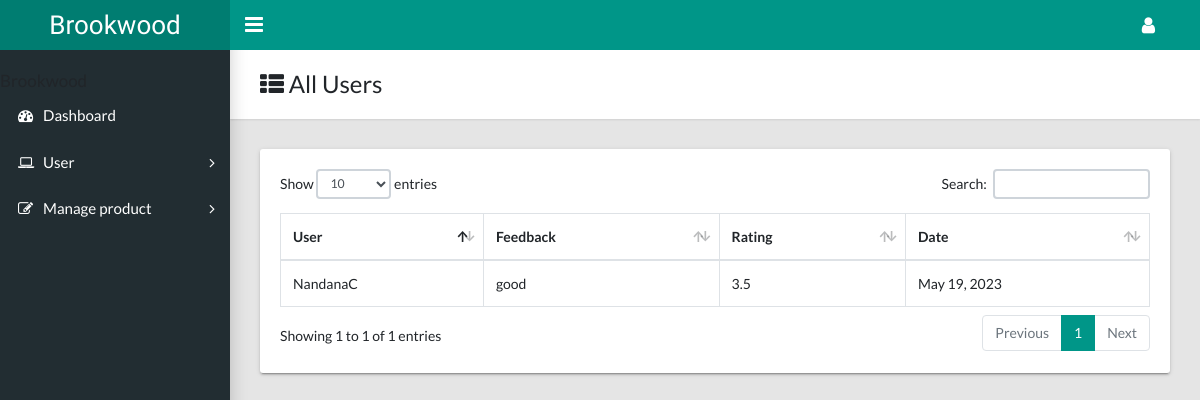
The page /admin_view_feedback on the database its author committed.
### brookwoodapp/models.py (models this page shows, shortened)
class Review(models.Model):
    user = models.ForeignKey(brookuser, on_delete=models.CASCADE)
    product = models.ForeignKey(product, on_delete=models.CASCADE)
    feedback = models.CharField(max_length=500)
    rating = models.CharField(max_length=50)
    date = models.DateField()
    review_status = models.CharField(max_length=10)

class brookuser(models.Model):
    fullname = models.CharField(max_length=20)
    housename= models.CharField(max_length=30)
    roadname = models.CharField(max_length=50)
    city = models.CharField(max_length=20)
    state = models.CharField(max_length=20)
    post = models.CharField(max_length=20)
    pincode = models.CharField(max_length=6)
    email = models.EmailField(max_length=40)
    phone_number = models.CharField(max_length=10)
    log_id = models.OneToOneField(Log, on_delete=models.CASCADE)
    role = models.CharField(max_length=10)
    userstatus = models.CharField(max_length=10)
    def __str__(self):
        return self.fullname

### woodapp/views.py (the view)
# urls.py: path('admin_view_feedback',views.admin_view_feedback,name='admin_view_feedback'),
def admin_view_feedback(request):
    data=Review.objects.all()
    return render(request,'admin_view_feedback.html',{'data':data})

### woodapp/templates/admin_view_feedback.html (shortened to what this page needs)
<!DOCTYPE html>
<html lang="en">
  <head>
    <link rel="stylesheet" type="text/css" href="../static/css/main.css">
    <link rel="stylesheet" type="text/css" href="https://maxcdn.bootstrapcdn.com/font-awesome/4.7.0/css/font-awesome.min.css">
  </head>
  <body class="app sidebar-mini">
    <header class="app-header"><a class="app-header__logo" href="index.html">Brookwood</a>
      <a class="app-sidebar__toggle" href="#" data-toggle="sidebar" aria-label="Hide Sidebar"></a>
      <ul class="app-nav">
        <li class="dropdown"><a class="app-nav__item" href="#" data-toggle="dropdown" aria-label="Open Profile Menu"><i class="fa fa-user fa-lg"></i></a>
        </li>
      </ul>
    </header>
    <aside class="app-sidebar">
          <p class="app-sidebar__user-name">Brookwood</p>
      <ul class="app-menu">
        <li><a class="app-menu__item" href="{% url 'admin_dashboard' %}"><i class="app-menu__icon fa fa-dashboard"></i><span class="app-menu__label">Dashboard</span></a></li>
        <li class="treeview"><a class="app-menu__item" href="#" data-toggle="treeview"><i class="app-menu__icon fa fa-laptop"></i><span class="app-menu__label">User</span><i class="treeview-indicator fa fa-angle-right"></i></a>
        </li>
        <li class="treeview"><a class="app-menu__item" href="#" data-toggle="treeview"><i class="app-menu__icon fa fa-edit"></i><span class="app-menu__label">Manage product</span><i class="treeview-indicator fa fa-angle-right"></i></a>
        </li>
    </aside>
    <main class="app-content">
      <div class="app-title">
        <div>
          <h1><i class="fa fa-th-list"></i> All Users</h1>
        </div>
      </div>
      <div class="row">
        <div class="col-md-12">
          <div class="tile">
            <div class="tile-body">
              <div class="table-responsive">
                <table class="table table-hover table-bordered" id="sampleTable">
                  <thead>
                    {% for i in data %}
                    <tr>
                      <th>User</th>
                      <th>Feedback</th>
                      <th>Rating</th>
                      <th>Date</th>
                    </tr>
                  </thead>
                  <tbody>
                    <tr>
                      <td>{{i.user}}</td>
                      <td>{{i.feedback}}</td>
                      <td>{{i.rating}}</td>
                      <td>{{i.date}}</td>
                    </tr>
                    {% endfor %}
                  </tbody>
                </table>
              </div>
            </div>
          </div>
        </div>
      </div>
    </main>
  </body>
</html>

### rows shown on the page
Review: user "NandanaC", feedback "good", rating "3.5", date "May 19, 2023"
